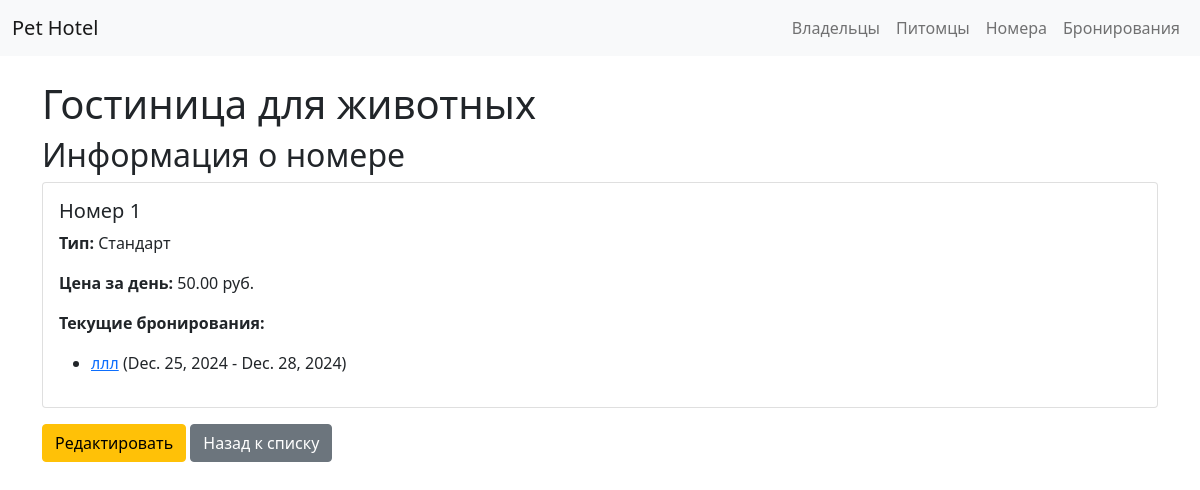
The page /hotel/room/1/ on the database as committed earlier.
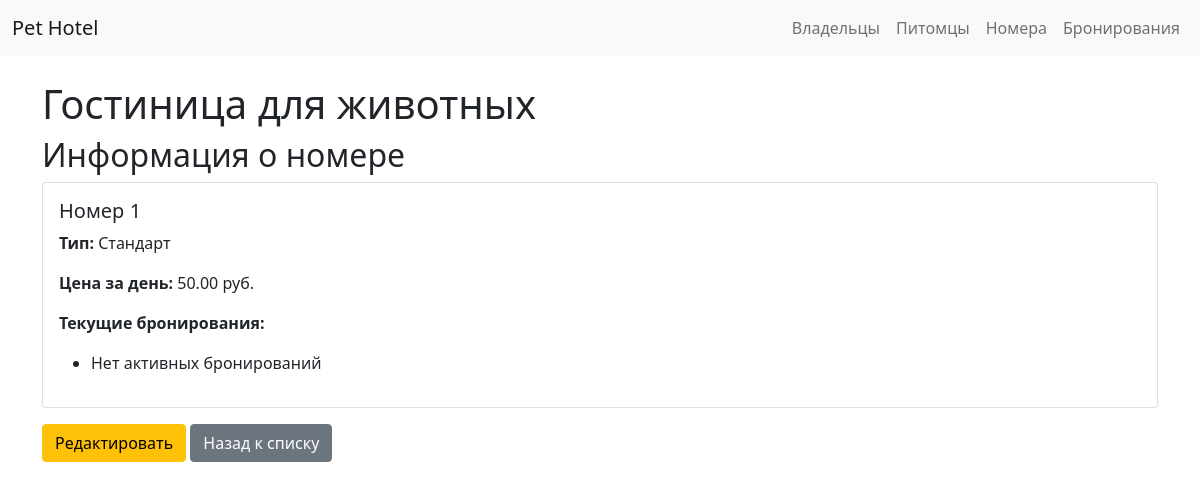
The same page on the database as committed later.
### hotel/models.py (models this page shows, shortened)
class Booking(models.Model):
    STATUSES = (('booked', 'Забронирован'), ('active', 'Проживает'), ('completed', 'Завершено'))
    pet = models.ForeignKey(Pet, on_delete=models.CASCADE)
    room = models.ForeignKey(Room, on_delete=models.CASCADE)
    check_in_date = models.DateField()
    check_out_date = models.DateField()
    status = models.CharField(max_length=10, choices=STATUSES, default='booked')
    total_cost = models.DecimalField(max_digits=10, decimal_places=2, null=True, blank=True)

class Pet(models.Model):
    PET_TYPES = (('dog', 'Собака'), ('cat', 'Кошка'), ('other', 'Другое'))
    name = models.CharField(max_length=100)
    type = models.CharField(max_length=10, choices=PET_TYPES)
    breed = models.CharField(max_length=100, blank=True)
    owner = models.ForeignKey(Owner, on_delete=models.CASCADE)
    special_notes = models.TextField(blank=True)

### hotel/views.py (the view)
# urls.py: path('room/<int:pk>/', views.room_detail, name='room_detail'),
def room_detail(request, pk):
    room = get_object_or_404(Room, pk=pk)
    return render(request, 'hotel/room_detail.html', {'room': room})

### hotel/templates/hotel/room_detail.html
{% extends 'hotel/base.html' %}
{% block content %}
<h2>Информация о номере</h2>
<div class="card">
    <div class="card-body">
        <h5 class="card-title">Номер {{ room.room_number }}</h5>
        <p><strong>Тип:</strong> {{ room.type }}</p>
        <p><strong>Цена за день:</strong> {{ room.price_per_day }} руб.</p>
        <p><strong>Текущие бронирования:</strong></p>
        <ul>
            {% for booking in room.booking_set.all %}
            <li>
                <a href="{% url 'pet_detail' booking.pet.id %}">{{ booking.pet.name }}</a>
                ({{ booking.check_in_date }} - {{ booking.check_out_date }})
            </li>
            {% empty %}
            <li>Нет активных бронирований</li>
            {% endfor %}
        </ul>
    </div>
</div>
<div class="mt-3">
    <a href="{% url 'room_edit' room.id %}" class="btn btn-warning">Редактировать</a>
    <a href="{% url 'room_list' %}" class="btn btn-secondary">Назад к списку</a>
</div>
{% endblock %}

Rows that differ between the two databases and show on the page:
removed Booking: pet.name "ллл", check_in_date "Dec. 25, 2024", check_out_date "Dec. 28, 2024"
Other text that changed with them:
text now shown: "Нет активных бронирований"
